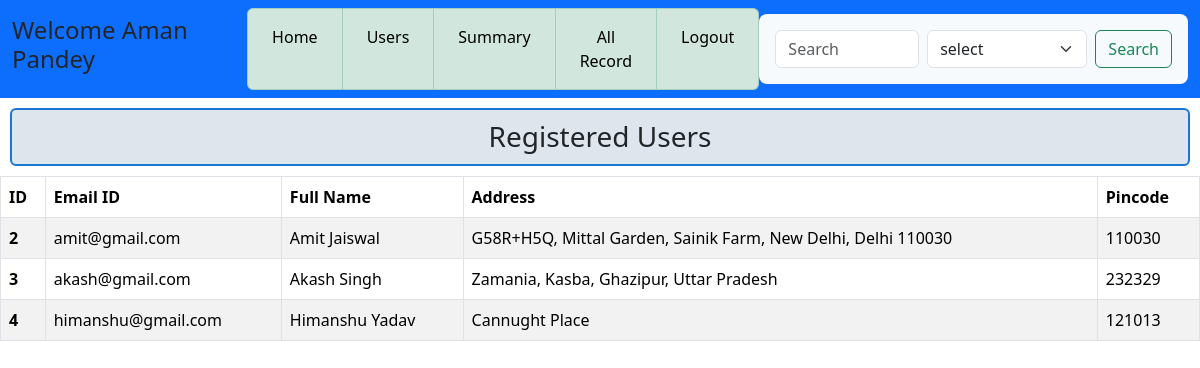
The app's page /user_details, older data.
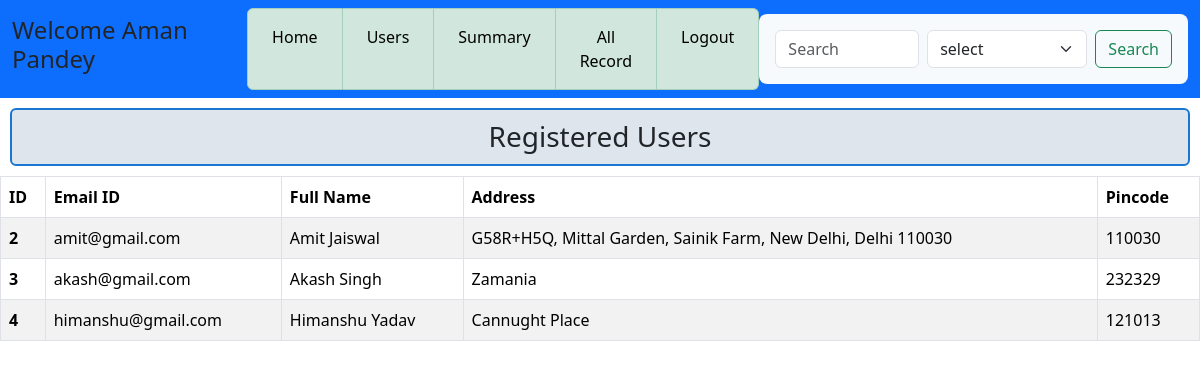
The same page, newer data.
### application/models.py (models this page shows)
class Users(db.Model):
    id = db.Column(db.Integer, primary_key=True, autoincrement=True)
    email = db.Column(db.String(50), unique=True, nullable=False)
    password = db.Column(db.String(50), nullable=False)
    fullname = db.Column(db.String(50), nullable=False)
    address = db.Column(db.String(400), nullable=False)
    pincode = db.Column(db.String(10), nullable=False)
    type = db.Column(db.String(10), nullable=False, default="user")  # 'user' or 'admin'

### application/controllers.py (the view)
@app.route('/user_details', methods=['GET'])
def user_details():
    all_users = Users.query.filter_by(type="user").all()
    this_user = Users.query.filter_by(type="admin").first()
    return render_template('admin_user.html', all_users=all_users,this_user=this_user)

### templates/admin_user.html (shortened to what this page needs)
<!DOCTYPE html>
<html lang="en">
<head>
    <link rel="stylesheet" href="/static/css/style.css">
    <link href="https://cdn.jsdelivr.net/npm/bootstrap@5.3.7/dist/css/bootstrap.min.css" rel="stylesheet">
</head>
<body>
    <div id ="main">
        <div id ="canvas">
            <nav class="navbar navbar-expand-lg bg-primary">
                <div class="container-fluid">
                    <h4>Welcome {{this_user.fullname}}</h4>
                    <div class="collapse navbar-collapse" id="navbarSupportedContent">
                        <ul class="navbar-nav mx-auto mb-2 mb-lg-0 list-group list-group-horizontal text-center">
                            <li class="nav-item list-group-item  list-group-item-success">
                                <a class="nav-link active" aria-current="page" href="/admin_dashboard">Home</a>
                            </li>
                            <li class="nav-item list-group-item  list-group-item-success">
                                <a class="nav-link active" aria-current="page" href="/user_details">Users</a>
                            </li>
                            <li class="nav-item list-group-item  list-group-item-success">
                                <a class="nav-link active" aria-current="page" href="/admin_summary">Summary</a>
                            </li>
                            <li class="nav-item list-group-item  list-group-item-success">
                                <a class="nav-link active" aria-current="page" href="/all_reservations">All Record</a>
                            </li>
                            <li class="nav-item list-group-item  list-group-item-success">
                                <a class="nav-link active" aria-current="page" href="/login">Logout</a>
                            </li>
                        </ul>
                        <form class="d-flex" action="/search">
                            <input class="form-control me-2" type="search" placeholder="Search" aria-label="Search" name="search">
                                <select class="form-select me-2" aria-label="Default select example" name="key">
                                    <option selected>select</option>
                                </select>
                            <input class="btn btn-outline-success" type="submit" value="Search">
                        </form>
                    </div>
                </div>
            </nav>
            <div class ="top-section">
                <div id ="content">
                        <h3 class="heading">Registered Users</h3>
                        <table class="table table-striped table-bordered">
                            <thead>
                                <tr>
                                    <th scope="col">ID</th>
                                    <th scope="col">Email ID</th>
                                    <th scope="col">Full Name</th>
                                    <th scope="col">Address</th>
                                    <th scope="col">Pincode</th>
                                </tr>
                            </thead>
                                <tbody>
                                    {% for user in all_users %}
                                    <tr>
                                        <th scope="row">{{user.id}}</th>
                                        <td>{{user.email}}</td>
                                        <td>{{user.fullname}}</td>
                                        <td>{{user.address}}</td>
                                        <td>{{user.pincode}}</td>
                                    </tr>
                                    {% endfor %}
                                </tbody>
                        </table>
                </div>
            </div>
        </div>
    </div>
</body>
</html>

Row changes from the older to the newer data that the page shows:
changed Users "akash@gmail.com": address "Zamania, Kasba, Ghazipur, Uttar Pradesh" → "Zamania"
